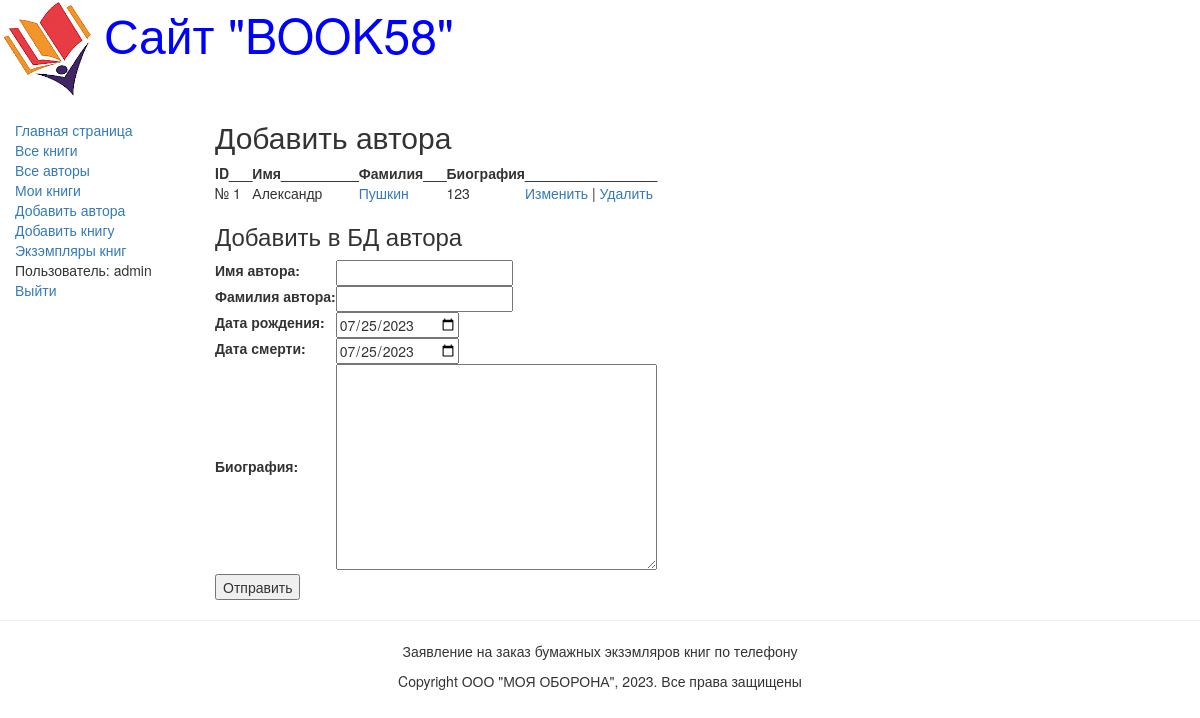
The app's page /author_add/ (signed in), older data.
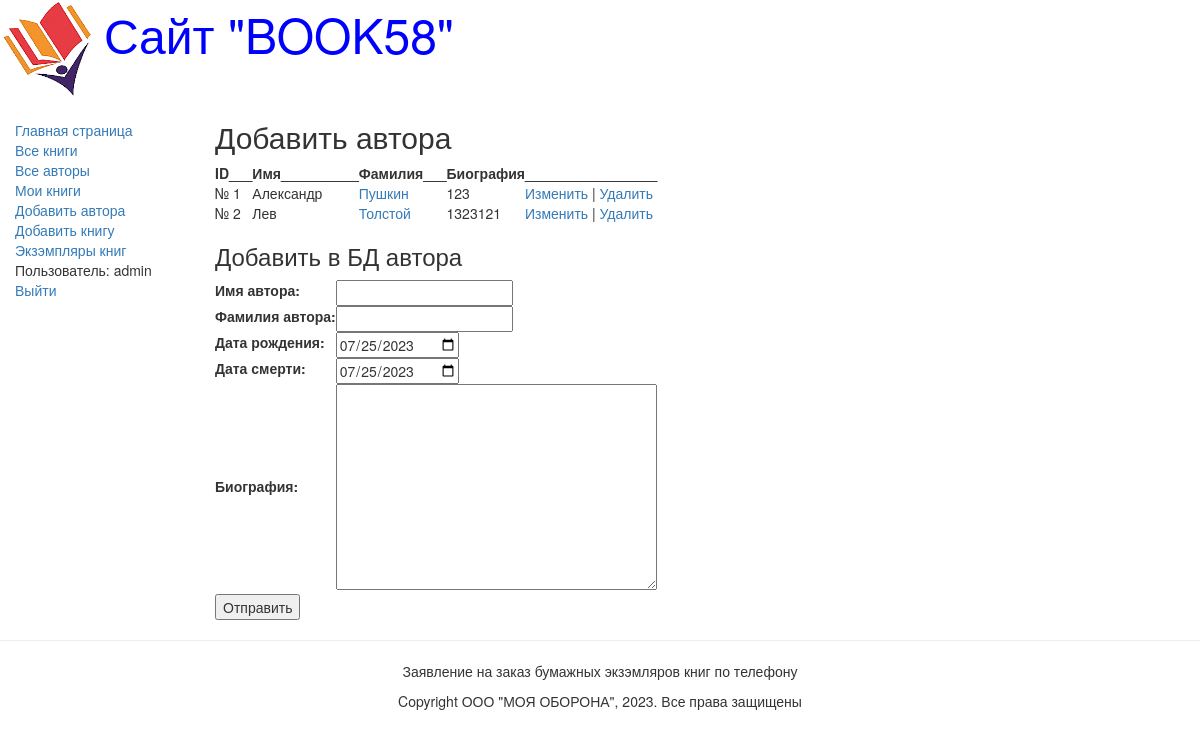
The same page, newer data.
### catalog/models.py (models this page shows, shortened)
class Author(models.Model):
    first_name = models.CharField(max_length=100, help_text="Введите имя автора", verbose_name="Имя автора")
    last_name = models.CharField(max_length=100, help_text="Введите фамилию автора", verbose_name="Фамилия автора")
    date_of_birth=models.DateField(help_text="Введите дату рождения", verbose_name="Дата рождения", null=True, blank=True)
    date_of_death = models.DateField(help_text="Введите дату смерти", verbose_name="Дата смерти", null=True,blank=True)
    biographi = models.TextField(max_length=10000, help_text="Введите биографию автора", verbose_name="Биография автора", null=True, blank=True)
    def get_absolute_url(self):
        return reverse('author-detail', args=[str(self.id)])

### catalog/views.py (the view)
# urls.py: url(r'^author_add/$', views.authors_add, name='authoradd'),
def authors_add(request):
    author = Author.objects.all()
    authorsform = AuthorsForm()
    paginate_by = 3
    return render(request, "catalog/authors_add.html", {"form": authorsform, "author": author})

### catalog/forms.py
class AuthorsForm(forms.Form):
    first_name = forms.CharField(label="Имя автора", max_length=100)
    last_name = forms.CharField(label="Фамилия автора", max_length=100)
    date_of_birth = forms.DateField(label="Дата рождения",
                                    initial=format(date.today()),
                                    widget=forms.widgets.DateInput(attrs={'type': 'date'}))
    date_of_death = forms.DateField(label="Дата смерти",
                                    initial=format(date.today()),
                                    widget=forms.widgets.DateInput(attrs={'type': 'date'}))
    biographi = forms.CharField(label="Биография", max_length=2000, widget=forms.Textarea)

### templates/catalog/authors_add.html (shortened to what this page needs)
{% extends "base_generic.html" %}
{% block content %}
    <h2>Добавить автора</h2>
    {%if user.is_staff %}
    {%if user.is_authenticated %}
    <table>
        {%if author %}
        <thead><th>ID___</th><th>Имя__________</th><th>Фамилия___</th><th>Биография</th><th>_________________</th></thead>
            {%for author in author.all %}
            <tr valign=top>
                <td>№ {{author.id}}</td>
                <td>{{author.first_name}}</td>
                <td><a href="{{ author.get_absolute_url }}">{{author.last_name}}</a></td>
                <td>{{author.biographi}}</td>
                <td><a href="/edit1/{{author.id}}">Изменить</a> | <a href="/delete/{{author.id}}">Удалить</a></td>
            </tr>
            {%endfor%}
        {%else%}
            <p>В базе нет авторов</p>
        {%endif%}
    </table>
    <h3>Добавить в БД автора</h3>
    <form action="/create/" method="post">
        <table>
            {{form}}
        </table>
        <input type="submit" value="Отправить">
    </form>
    {%else%}
        <a href="{% url 'login'%}?next={{request.path}}">Войти</a> чтобы добавить автора
    {%endif%}
    {% else %}
        <h3>У вас нет прав для этого!</h3>
    {% endif %}
{% endblock %}

Row changes from the older to the newer data that the page shows:
added Author: id "2", first_name "Лев", last_name "Толстой", biographi "1323121"
